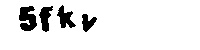
#> input picture obj/5fkv.jpg, 200 x 50 px
$ python -i img_treatments.py   (imports and definitions only)
#> lines starting #> are read from the running program, lines starting #| are printed output that depends on the picture; after the words box and inside, x2 and y2 are one past the last pixel; in counts of white or black regions, pixels touching at a corner belong together
from PIL import Image
import numpy as np
import cv2

UPLOADED_TREATED_DIR = 'uploaded treated/'


# -------------------
#    Treatment 1
#
#  Remove Background
# -------------------


# [188 lines left out: function treatment1, not called in this run]


# -------------------
#    Treatment 4
#
#  Isolate letters and numbers
# -------------------


def treatment4(img):

    lower = np.array([230, 230, 230])
    upper = np.array([255, 255, 255])
    my_mask = cv2.inRange(img, lower, upper)

    gray = cv2.threshold(my_mask, 0, 255, cv2.THRESH_BINARY | cv2.THRESH_OTSU)[1]
    gray = cv2.medianBlur(gray, 3)

    return gray

>>> import cv2
>>> picture = cv2.imread('obj/5fkv.jpg')
#> picture is the input picture: shape (50, 200, 3); min 0, max 255, mean 232.1
>>> result = treatment4(picture)
#> in treatment4, `my_mask = cv2.inRange(img, lower, upper)`: my_mask: shape (50, 200); 91% white; 4 black regions, box (x1, y1, x2, y2) and area: (19, 6, 37, 31) 317, (57, 5, 76, 28) 218, (39, 6, 53, 32) 207, (82, 14, 97, 32) 153
#> in treatment4, `gray = cv2.medianBlur(gray, 3)`:
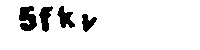
#> gray: shape (50, 200); 91% white; 4 black regions, box (x1, y1, x2, y2) and area: (19, 6, 37, 31) 320, (57, 6, 75, 28) 215, (39, 6, 53, 32) 206, (82, 14, 97, 32) 154

$ run again, on obj/8fml.jpg
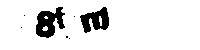
#> input picture obj/8fml.jpg, 200 x 50 px
#> picture is the input picture: shape (50, 200, 3); min 0, max 255, mean 229.9
#> my_mask: shape (50, 200); 90.2% white; 7 black regions (5 under 20 px), largest, box (x1, y1, x2, y2) and area: (36, 7, 65, 38) 539, (80, 7, 109, 33) 437
#> in treatment4, `gray = cv2.medianBlur(gray, 3)`:
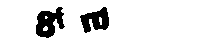
#> gray: shape (50, 200); 90.1% white; 2 black regions, box (x1, y1, x2, y2) and area: (36, 7, 65, 38) 542, (80, 7, 109, 33) 444
